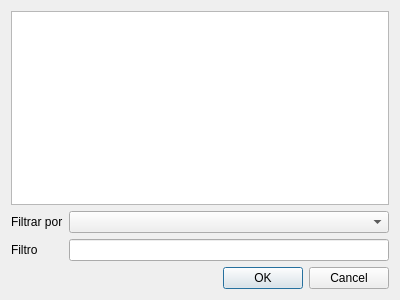
<?xml version="1.0" encoding="UTF-8"?>
<ui version="4.0">
 <class>FamiliasLista</class>
 <widget class="QDialog" name="FamiliasLista">
  <property name="geometry">
   <rect>
    <x>0</x>
    <y>0</y>
    <width>400</width>
    <height>300</height>
   </rect>
  </property>
  <property name="windowTitle">
   <string>Lista de familias</string>
  </property>
  <layout class="QVBoxLayout" name="verticalLayout">
   <item>
    <widget class="QTableWidget" name="tableFamilias">
     <property name="alternatingRowColors">
      <bool>true</bool>
     </property>
     <property name="selectionBehavior">
      <enum>QAbstractItemView::SelectRows</enum>
     </property>
    </widget>
   </item>
   <item>
    <layout class="QGridLayout" name="gridLayout">
     <item row="0" column="0">
      <widget class="QLabel" name="label_3">
       <property name="text">
        <string>Filtrar por</string>
       </property>
      </widget>
     </item>
     <item row="0" column="1">
      <widget class="QComboBox" name="cbFiltro"/>
     </item>
     <item row="1" column="0">
      <widget class="QLabel" name="label">
       <property name="text">
        <string>Filtro</string>
       </property>
      </widget>
     </item>
     <item row="1" column="1">
      <widget class="QLineEdit" name="edtFiltro"/>
     </item>
    </layout>
   </item>
   <item>
    <widget class="QDialogButtonBox" name="buttonBox">
     <property name="orientation">
      <enum>Qt::Horizontal</enum>
     </property>
     <property name="standardButtons">
      <set>QDialogButtonBox::Cancel|QDialogButtonBox::Ok</set>
     </property>
    </widget>
   </item>
  </layout>
 </widget>
 <tabstops>
  <tabstop>cbFiltro</tabstop>
  <tabstop>edtFiltro</tabstop>
  <tabstop>buttonBox</tabstop>
  <tabstop>tableFamilias</tabstop>
 </tabstops>
 <resources/>
 <connections>
  <connection>
   <sender>buttonBox</sender>
   <signal>accepted()</signal>
   <receiver>FamiliasLista</receiver>
   <slot>accept()</slot>
   <hints>
    <hint type="sourcelabel">
     <x>257</x>
     <y>290</y>
    </hint>
    <hint type="destinationlabel">
     <x>157</x>
     <y>274</y>
    </hint>
   </hints>
  </connection>
  <connection>
   <sender>buttonBox</sender>
   <signal>rejected()</signal>
   <receiver>FamiliasLista</receiver>
   <slot>reject()</slot>
   <hints>
    <hint type="sourcelabel">
     <x>325</x>
     <y>290</y>
    </hint>
    <hint type="destinationlabel">
     <x>286</x>
     <y>274</y>
    </hint>
   </hints>
  </connection>
 </connections>
</ui>
